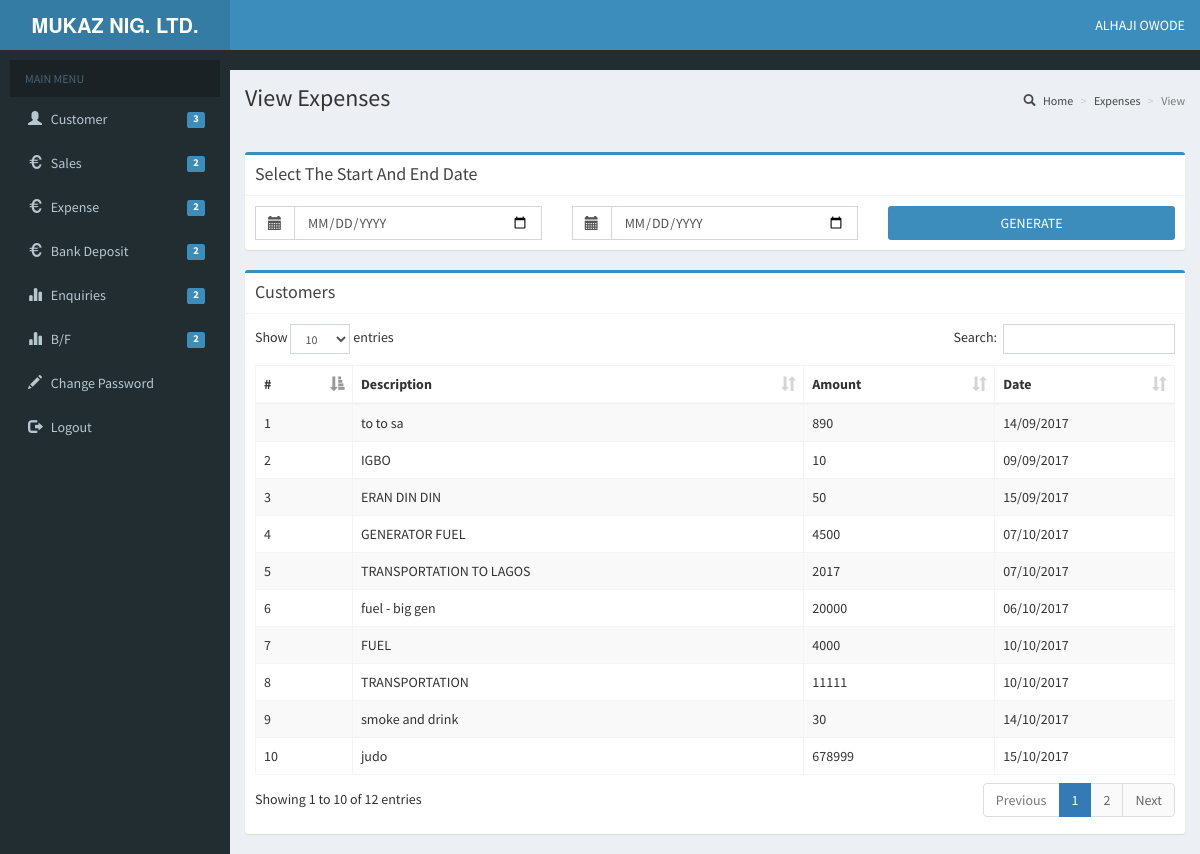
Page /expense/view.php on the committed database.
### tables this page shows
CREATE TABLE `expenses` (
  `id` int(11) NOT NULL,
  `expense_description` text NOT NULL,
  `expense_amount` int(11) NOT NULL,
  `expense_date` date NOT NULL
);

### expense/view.php (the view, shortened to what this page needs)
          <?php session_start();
          $connection = include('../resources/conection.inc.php');
          $data = array();
          if(isset($_POST['generate_data'])) {
           $f_date = $_POST['f_date'];
           $s_date = $_POST['s_date'];
           $query = "SELECT * FROM expenses WHERE expense_date BETWEEN '$f_date' AND '$s_date'";
           if($result = mysqli_query($connection, $query)){
             $numrows = $mysqli_num_rows($result);
             if($numrows  > 0){
               for($i = 0; $i< mysqli_num_rows($result); $i++){
                array_push($data, mysqli_fetch_assoc($result));
              }
            }
            else{
             $_SESSION['no_expense_for_dates_selected'];
           }
         }else{
           echo mysqli_error($connection,$query);
           $_SESSION['error_fetching_data'] = 'error';
         }
       }else{
        $data = get_all('expenses');
      }
      function get_all($table){
       global $connection;
       $all_data = array();
       $query = "SELECT * FROM $table";
       if ($result = mysqli_query($connection,$query)){
        for($i = 0; $i< mysqli_num_rows($result); $i++){
         array_push($all_data, mysqli_fetch_assoc($result));
       }
     }else{
      trigger_error(mysqli_error($connection));
    }
    return $all_data;
  }
  ?>
  <!DOCTYPE html>
  <html>
  <head>
    <link rel="stylesheet" href="../css/bootstrap/css/bootstrap.min.css">
    <link rel="stylesheet" href="../css/font-awesome.min.css">
    <link rel="stylesheet" href="../css/AdminLTE.min.css">
              <link rel="stylesheet" href="../css/skins/_all-skins.min.css">
              <link rel="stylesheet" href="../plugins/iCheck/flat/blue.css">
              <link rel="stylesheet" href="../css/animate.min.css">
              <link rel="stylesheet" href="../plugins/morris/morris.css">
              <link rel="stylesheet" href="../plugins/datatables/dataTables.bootstrap.css">
              <link rel="stylesheet" href="../plugins/jvectormap/jquery-jvectormap-1.2.2.css">
              <link rel="stylesheet" href="../plugins/datepicker/datepicker3.css">
              <link rel="stylesheet" href="../plugins/daterangepicker/daterangepicker.css">
              <link rel="stylesheet" href="../plugins/bootstrap-wysihtml5/bootstrap3-wysihtml5.min.css">
              <link rel="stylesheet" href="../css/ionicons.min.css">
     </head>
     <body>
      <body class="hold-transition skin-blue sidebar-mini">
        <div class="wrapper">
          <?php  include('../resources/templates/header.php') ; ?>
          <?php  include('../resources/templates/mainsidebar.php') ; ?>
          <div class="content-wrapper">
            <section class="content-header">
              <h1>
                View Expenses
              </h1>
              <ol class="breadcrumb">
                <li><a href="#"><i class="glyphicon glyphicon-search"></i> Home</a></li>
                <li><a href="#">Expenses</a></li>
                <li class="active">View</li>
              </ol>
            </section>
            <hr>
            <div class = "container-fluid">
              <div class = "row">
                <div class = 'col col-md-12 col-xs-12'>
                 <form  method="POST" action = <?php echo $_SERVER['PHP_SELF']?> >
                  <div class="box box-primary">
                    <div class="box-header with-border ">
                      <h3 class="box-title">Select The Start And  End Date </h3>
                    </div>
                    <div class="box-body">
                      <div class="row">
                        <div class="col-xs-10 col-md-4">
                          <div class="input-group">
                            <span class="input-group-addon" >
                             <i class = "glyphicon glyphicon-calendar"></i>
                           </span>
                           <input type="date" class="form-control" name = 'f_date' required>
                         </div>
                       </div>
                       <div class="col-xs-10 col-md-4">
                        <div class="input-group">
                         <span class="input-group-addon" >
                           <i class = "glyphicon glyphicon-calendar"></i>
                         </span>
                         <input type="date" class="form-control"  name = 's_date' required>
                       </div>
                     </div>
                     <div class="col-xs-4">
                      <input type="submit" value = "Generate" name= "generate_data" class=" btn btn-block btn " style = "background-color: #3c8dbc; color:white"  placeholder=".col-xs-5">
                    </div>
                  </div>
                </div>
              </div>
            </form>
          </div>
          <br>
          <div class = 'col col-md-12'>
            <div class="box box-primary  ">
              <div class="box-header with-border">
                <h3 class="box-title">Customers</h3>
              </div>
              <div class="box-body">
                <table id="example" class="table table-bordered table-striped">
                  <thead>
                    <tr>
                      <th>#</th>
                      <th>Description</th>
                      <th>Amount</th>
                      <th>Date</th>
                    </tr>
                  </thead>
                  <tbody>
                    <?php foreach ($data as $row ): ?>
                      <tr>
                        <td><?= $row['id']?></td>
                        <td><?=$row['expense_description']?></td>
                        <td><?=$row['expense_amount']?></td>
                        <td> <?=date('d/m/Y',strtotime($row
                          ['expense_date']))?></td>
                      </tr>
                    <?php endforeach ?>
                  </tbody>
                </table>
              </div>
            </div>
          </div>
        </div>
      </div>
    </div>
  </div>
</body>
</html>

### rows in the picture
expenses: id "1", expense_description "to to sa", expense_amount "890", expense_date "14/09/2017"
expenses: id "2", expense_description "IGBO", expense_amount "10", expense_date "09/09/2017"
expenses: id "3", expense_description "ERAN DIN DIN", expense_amount "50", expense_date "15/09/2017"
expenses: id "4", expense_description "GENERATOR FUEL", expense_amount "4500", expense_date "07/10/2017"
expenses: id "5", expense_description "TRANSPORTATION TO LAGOS", expense_amount "2017", expense_date "07/10/2017"
expenses: id "6", expense_description "fuel - big gen", expense_amount "20000", expense_date "06/10/2017"
expenses: id "7", expense_description "FUEL", expense_amount "4000", expense_date "10/10/2017"
expenses: id "8", expense_description "TRANSPORTATION", expense_amount "11111", expense_date "10/10/2017"
expenses: id "9", expense_description "smoke and drink", expense_amount "30", expense_date "14/10/2017"
expenses: id "10", expense_description "judo", expense_amount "678999", expense_date "15/10/2017"
